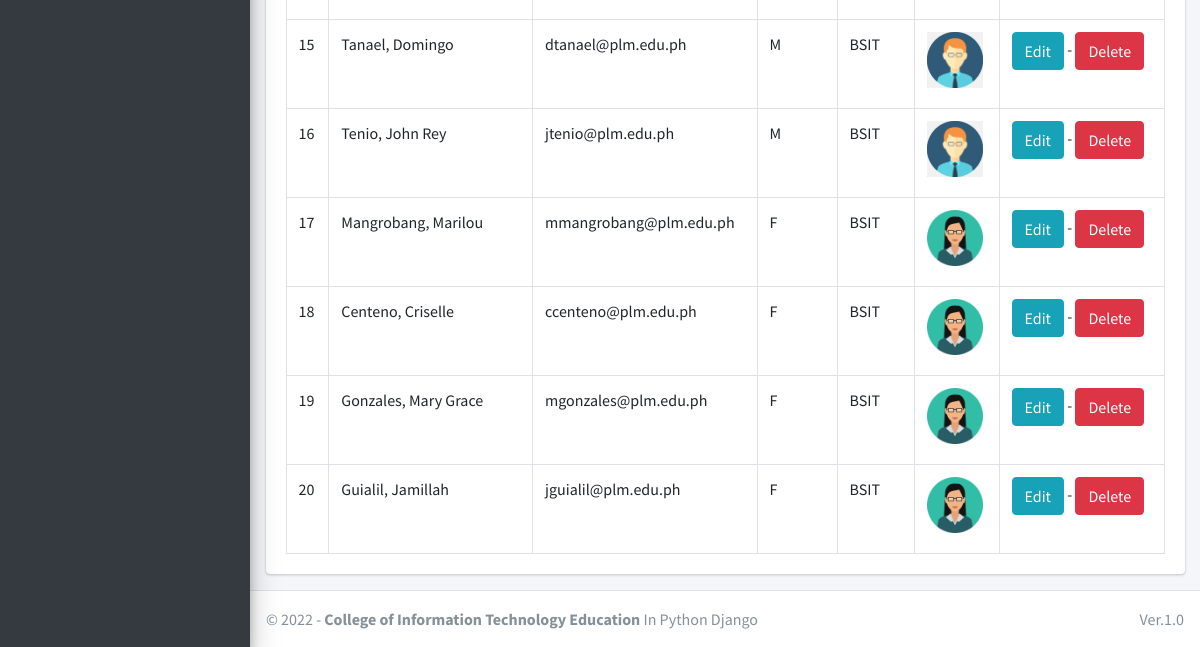
/staff/manage/ (signed in, lower part), run on an earlier commit of the app's database.
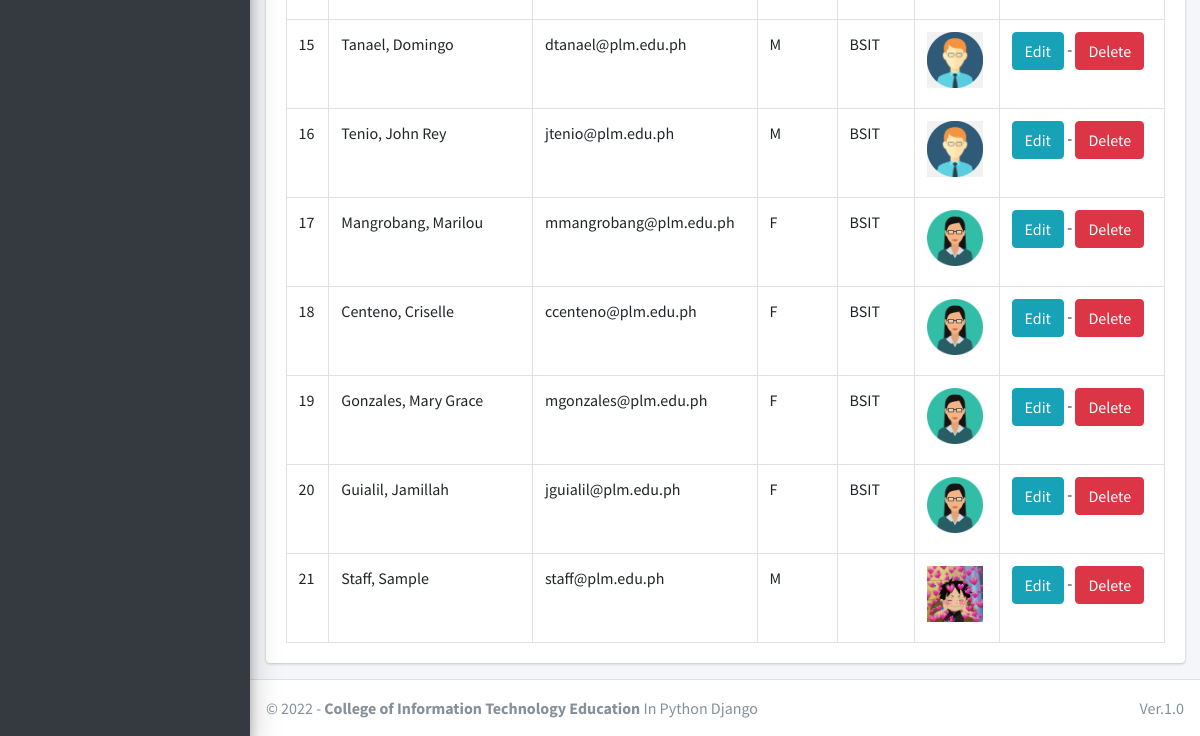
And on a later commit of the database.
### main_app/models.py (models this page shows, shortened)
class CustomUser(AbstractUser):
    USER_TYPE = ((1, "HOD"), (2, "Staff"), (3, "Student"))
    GENDER = [("M", "Male"), ("F", "Female")]
    username = None  # Removed username, using email instead
    email = models.EmailField(unique=True)
    user_type = models.CharField(default=1, choices=USER_TYPE, max_length=1)
    gender = models.CharField(max_length=1, choices=GENDER)
    profile_pic = models.ImageField()
    address = models.TextField()
    fcm_token = models.TextField(default="")  # For firebase notifications
    created_at = models.DateTimeField(auto_now_add=True)
    updated_at = models.DateTimeField(auto_now=True)
    USERNAME_FIELD = "email"
    REQUIRED_FIELDS = []
    objects = CustomUserManager()
    def __str__(self):
        return self.last_name + ", " + self.first_name

class Staff(models.Model):
    course = models.ForeignKey(Course, on_delete=models.DO_NOTHING, null=True, blank=False)
    admin = models.OneToOneField(CustomUser, on_delete=models.CASCADE)

class Course(models.Model):
    name = models.CharField(max_length=120)
    created_at = models.DateTimeField(auto_now_add=True)
    updated_at = models.DateTimeField(auto_now=True)

### main_app/hod_views.py (the view)
# urls.py: path("staff/manage/", hod_views.manage_staff, name='manage_staff'),
def manage_staff(request):
    allStaff = CustomUser.objects.filter(user_type=2)
    context = {
        'allStaff': allStaff,
        'page_title': 'Manage Faculty'
    }
    return render(request, "hod_template/manage_staff.html", context)

### main_app/templates/hod_template/manage_staff.html (shortened to what this page needs)
{% extends 'main_app/base.html' %}
{% load static %}
{% block content %}
<section class="content">
    <div class="container-fluid">
        <div class="row">
            <div class="col-md-12">
                <div class="card">
                    <div class="card-body">
                        <table id="example2" class="table table-bordered table-hover">
                            <tbody>
                                {% for staff in allStaff %}
                                <tr>
                                    <td>{{ forloop.counter }}</td>
                                    <td>{{staff.last_name}}, {{staff.first_name}}</td>
                                    <td>{{staff.email}}</td>
                                    <td>{{staff.gender}}</td>
                                    <td>{{staff.staff.course.name}}</td>
                                    <td>
                                        {% if staff.profile_pic == ""  %}
                                        No Image
                                        {% else %}
                                        <img class="img img-fluid mb-2" height="56" width="56"
                                            src="{{staff.profile_pic}}" alt="">
                                        {% endif %}
                                    </td>
                                    <td>
                                        <a href="{% url 'edit_staff' staff.staff.id %}" class="btn btn-info">Edit</a> -
                                        <a href="{% url 'delete_staff' staff.staff.id %}" class="btn btn-danger" onclick="return confirm('Are you sure about this ?')">Delete</a>
                                    </td>
                                </tr>
                                {% endfor %}
                            </tbody>
                        </table>
                    </div>
                </div>
            </div>
        </div>
    </div>
</section>
{% endblock content %}

What changed in the data, as far as the page shows it:
added CustomUser: last_name "Staff", first_name "Sample", email "staff@plm.edu.ph", gender "M", profile_pic (picture)
